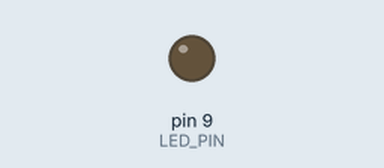
Simulated run of this sketch. Board: Arduino Uno, built with avr-gcc and run on an emulated ATmega328P. Parts: output pins drawn as LEDs (lit = HIGH).

Above: at 0.08 s.
At 0.41 s:
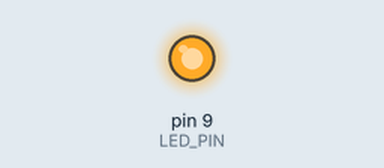
Timing chart, 0 to 3.0 s (numbered marks = the images above):
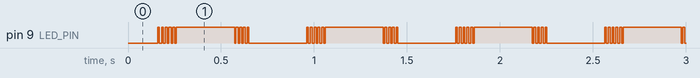

Measured:
- by itself, pin 9 (LED_PIN): repeats every 0.80 s: 4 × (LOW 0.01 s, HIGH 0.01 s), LOW 0.01 s, HIGH 0.31 s, 4 × (LOW 0.01 s, HIGH 0.01 s), LOW 0.31 s, HIGH 0.01 s

The sketch:

digital-output-pwm.ino
```cpp
/*
 * Digital Output PWD
 */

const int LED_PIN = 9;


void period(int T, int power_on)
{
    digitalWrite(LED_PIN, HIGH);
    delay(power_on);

    digitalWrite(LED_PIN, LOW);
    delay(T-power_on);
}

void setup()
{
  pinMode(LED_PIN, OUTPUT);
}

void loop()
{
  int T = 20; // [ms]

  // t=0..19[ms]
  for(int t=0; t<T; t++)
  {
    period(T, t);
  }

  // t=20..1 [ms]
  for(int t=T; t>0; t--)
  {
    period(T, t);
  }
}
```
